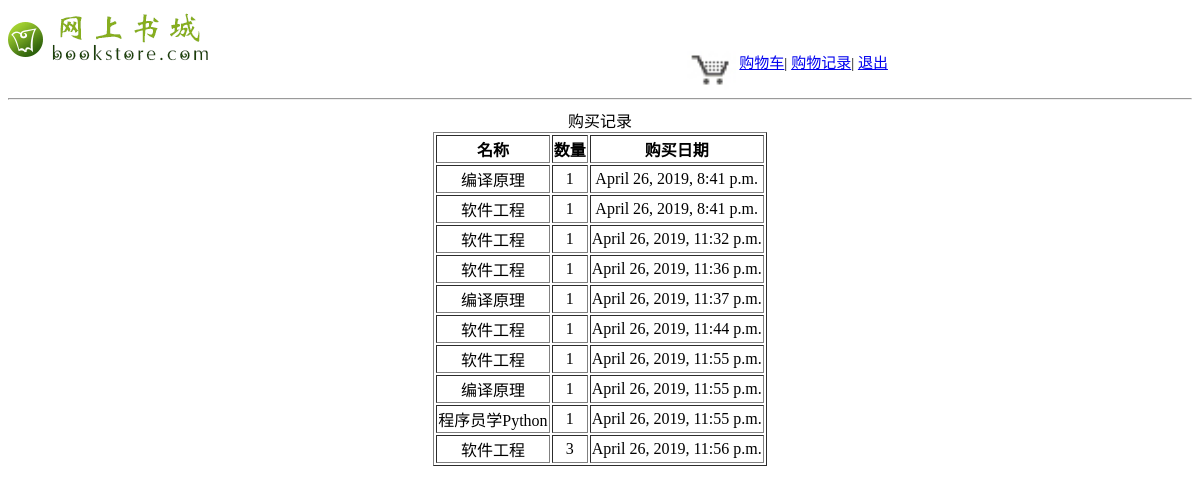
/ob/show_shopping_records/ (signed in), run on the app's committed database.
### ob/models.py (models this page shows, shortened)
class ObRecord(models.Model):
    user=models.ForeignKey(User,on_delete=models.CASCADE)#用户
    book=models.ForeignKey(ObBook,on_delete=models.CASCADE)#书
    amount = models.IntegerField()#数量
    purchasing_date=models.DateTimeField("purchaing date",auto_now_add=True)#购买日期,auto_now_add=True

class ObBook(models.Model):
    bookname = models.CharField(max_length=30)#书名
    price = models.DecimalField(max_digits=6, decimal_places=2)  #书的单价最大9999.99元
    amount=models.IntegerField()#库存
    introduction=models.CharField(max_length=300)#简介
    imagename=models.CharField(max_length=30)#封面地址

### ob/views.py (the view)
# urls.py: path('show_shopping_records/',views.show_shopping_records,name="show_shopping_records"),
def show_shopping_records(request):
    if request.user.is_authenticated:
        records=ObRecord.objects.filter(user=request.user)
        return render(request,'ob/purchasing_record.html',{"records":records})
    else:
        return HttpResponseRedirect(reverse('ob:index'))

### ob/templates/ob/purchasing_record.html (shortened to what this page needs)
<!DOCTYPE html>
<html lang="en">
<head>
</head>
<body>
   {% load static %}
         <div width="100%" class="a1">
    		<div class="a1">
    			<a href="{% url 'ob:index' %}"><img  src="{% static 'ob/images/tubiao.png' %}"></a>
    		</div>
    		<div class="xiangxi" display="inline">
    			<img src="{% static 'ob/images/gouwuche.gif' %}" width="50" align="middle">
    			<a href="{% url 'ob:show_shopping_cart' %}">购物车</a>|
                {% if request.user.is_authenticated %}
                    <a href="{% url 'ob:show_shopping_records' %}">购物记录</a>|
                    <a href="{% url 'ob:logout' %}">退出</a>
                {% else %}
                    <a href="{% url 'ob:login' %}">登录</a>|
                    <a href="{% url 'ob:register' %}">新用户注册</a>
                {% endif %}
    		</div>
    	</div>
   <hr>
 <div class="name" align="center">购买记录</div>
<table border="1" align="center">
  <tr>
    <th  align="center">名称</th>
    <th  align="center">数量</th>
    <th  align="center">购买日期</th>
  </tr>
    {% for record in records %}
   <tr>
     <td  align="center">{{record.book.bookname}}</td>
     <td  align="center">{{record.amount}}</td>
     <td  align="center">{{record.purchasing_date}}</td>
   </tr>
    {% endfor %}
</table>

### ob/templates/ob/purchasing_record.html (style rules this page uses)
.xiangxi { margin-left:40%; display:inline; font-size:15px; }
.a1 { display:inline; }

### data on the page
ObRecord: book.bookname "编译原理", amount "1", purchasing_date "April 26, 2019, 8:41 p.m."
ObRecord: book.bookname "软件工程", amount "1", purchasing_date "April 26, 2019, 8:41 p.m."
ObRecord: book.bookname "软件工程", amount "1", purchasing_date "April 26, 2019, 11:32 p.m."
ObRecord: book.bookname "软件工程", amount "1", purchasing_date "April 26, 2019, 11:36 p.m."
ObRecord: book.bookname "编译原理", amount "1", purchasing_date "April 26, 2019, 11:37 p.m."
ObRecord: book.bookname "软件工程", amount "1", purchasing_date "April 26, 2019, 11:44 p.m."
ObRecord: book.bookname "软件工程", amount "1", purchasing_date "April 26, 2019, 11:55 p.m."
ObRecord: book.bookname "编译原理", amount "1", purchasing_date "April 26, 2019, 11:55 p.m."
ObRecord: book.bookname "程序员学Python", amount "1", purchasing_date "April 26, 2019, 11:55 p.m."
ObRecord: book.bookname "软件工程", amount "3", purchasing_date "April 26, 2019, 11:56 p.m."
